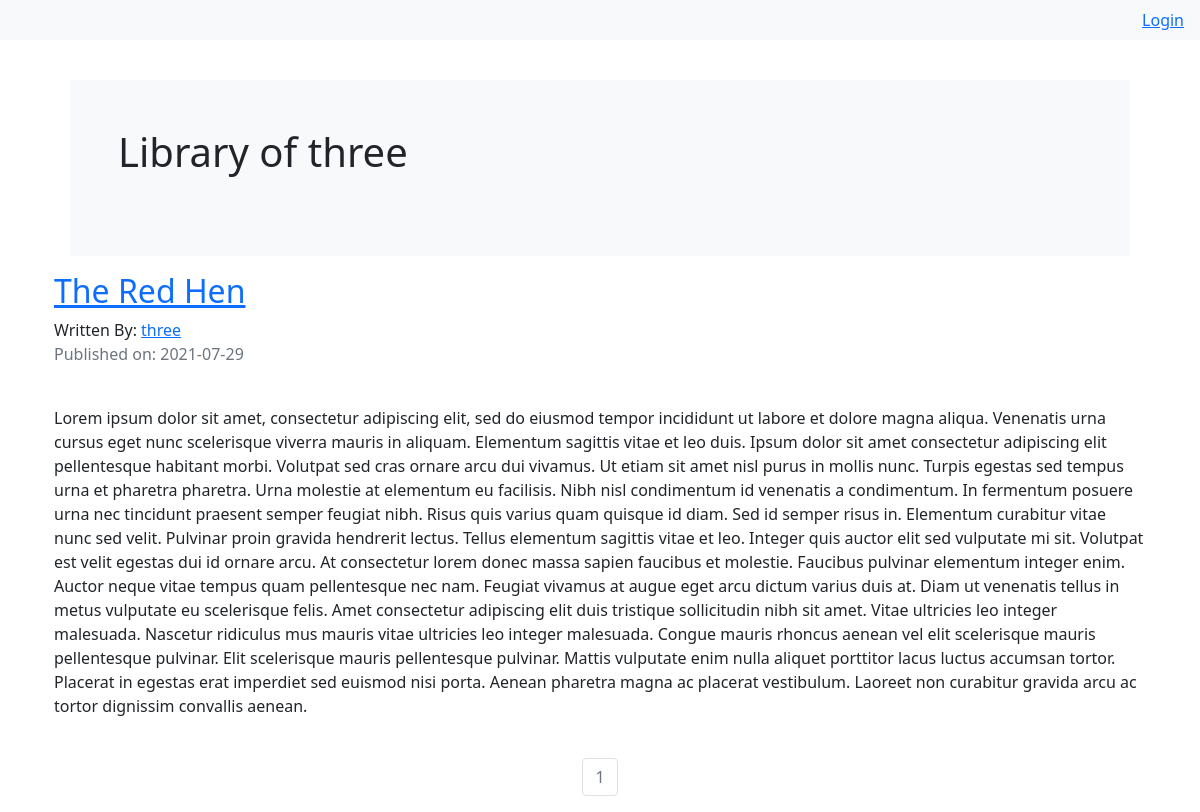
The app's page /three with its own data.
### dusk/models.py (models this page shows, shortened)
class User(db.Model,UserMixin):
    __tablename__ = 'users'
    id = db.Column(db.Integer, primary_key=True)
    profile_image = db.Column(db.String(64),nullable=False,default='default_profile.png')
    email = db.Column(db.String(64),unique=True,index=True)
    username = db.Column(db.String(64),unique=True,index=True)
    password_hash = db.Column(db.String(128))
    story = db.relationship('Story',backref='author',lazy=True)

class Story(db.Model):
    users = db.relationship(User)
    id = db.Column(db.Integer, primary_key=True)
    user_id = db.Column(db.Integer,db.ForeignKey('users.id'),nullable=False)
    date = db.Column(db.DateTime,nullable=False,default=datetime.utcnow)
    title = db.Column(db.String(140), nullable=False)
    text = db.Column(db.Text,nullable=False)

### dusk/users/views.py (the view)
@users.route("/<username>")
def user_posts(username):
    page = request.args.get('page',1,type=int)
    user = User.query.filter_by(username=username).first_or_404()
    stories = Story.query.filter_by(author=user).order_by(Story.date.desc()).paginate(page=page,per_page=5)
    return render_template('user_stories.html',stories=stories,user=user)

### dusk/templates/user_stories.html (shortened to what this page needs)
{% extends 'base.html' %}
{% block content %}
<div class="container">
    <div class="bg-light p-5 rounded-lg m-3">
        <h1>Library of {{user.username}}</h1>
    </div>
{% for post in stories.items %}
    <h2> <a href="{{url_for('storys.story', story_id=post.id)}}">{{post.title}}</a></h2>
    Written By: <a href="{{url_for('users.user_posts',username=post.author.username)}}">{{post.author.username}}</a>
    <p class="text-muted">Published on: {{post.date.strftime("%Y-%m-%d")}}</p>
    <br>
    <p>{{post.text}}</p>
    <br>
{% endfor %}
</div>
<nav aria-label='Page Navigation example'>
    <ul class="pagination justify-content-center">
        {% for page_num in stories.iter_pages(left_edge=1,right_edge=1,left_current=1,right_current=2) %}
            {% if stories.page == page_num %}
            <li class='page-item disabled'>
                <a class="page-link" href="{{url_for('users.user_posts',username=user.username,page=page_num)}}">{{page_num}}</a>
            </li>
            {% else %}
            <li class='page-item'>
                <a class="page-link" href="{{url_for('users.user_posts',username=user.username,page=page_num)}}">{{page_num}}</a>
            </li>
            {% endif %}
        {% endfor %}
    </ul>
</nav>
{% endblock content %}

### records on screen
User: username "three"
Story: title "The Red Hen", author.username "three", date "2021-07-29", text "Lorem ipsum dolor sit amet, consectetur adipiscing elit, sed do eiusmod tempor incididunt ut labore et dolore magna aliqua. Venenatis urna cursus eget nunc scelerisque viverra mauris in aliquam. Elementum sagittis vitae et leo duis. Ipsum dolor sit amet consectetur adipiscing elit pellentesque habitant morbi. Volutpat sed cras ornare arcu dui vivamus. Ut etiam sit amet nisl purus in mollis nunc. Turpis egestas sed tempus urna et pharetra pharetra. Urna molestie at elementum eu facilisis. Nibh nisl condimentum id venenatis a condimentum. In fermentum posuere urna nec tincidunt praesent semper feugiat nibh. Risus quis varius quam quisque id diam. Sed id semper risus in. Elementum curabitur…"

### other values on screen
{{ page_num }} "1"
